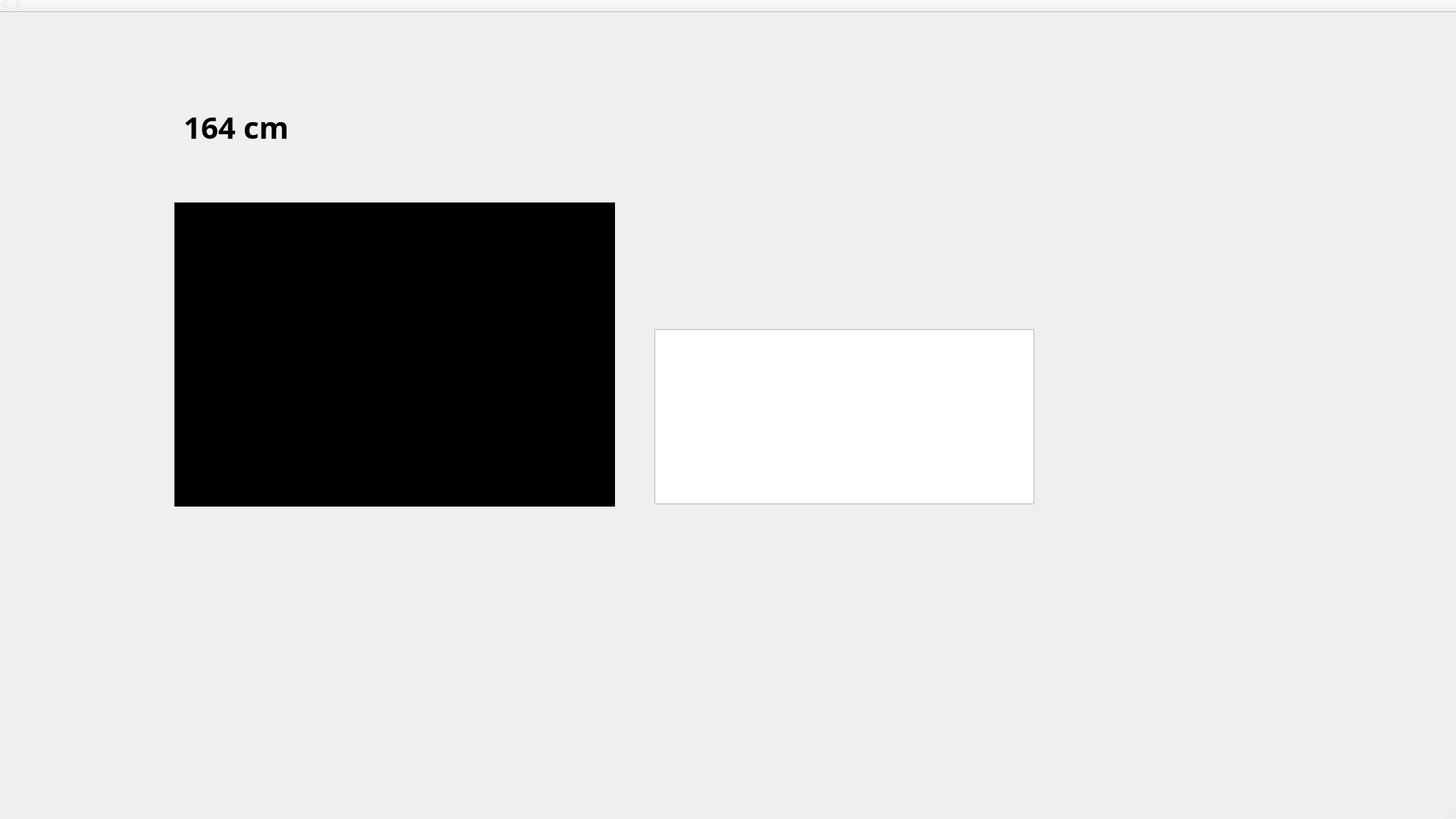
<?xml version="1.0" encoding="UTF-8"?>
<ui version="4.0">
 <class>MainWindow</class>
 <widget class="QMainWindow" name="MainWindow">
  <property name="geometry">
   <rect>
    <x>0</x>
    <y>0</y>
    <width>1920</width>
    <height>1080</height>
   </rect>
  </property>
  <property name="windowTitle">
   <string>MainWindow</string>
  </property>
  <property name="autoFillBackground">
   <bool>false</bool>
  </property>
  <property name="styleSheet">
   <string notr="true"/>
  </property>
  <widget class="QWidget" name="centralWidget">
   <widget class="QCustomPlot" name="velocityPlot" native="true">
    <property name="geometry">
     <rect>
      <x>860</x>
      <y>80</y>
      <width>501</width>
      <height>291</height>
     </rect>
    </property>
   </widget>
   <widget class="QCustomPlot" name="distancePlot" native="true">
    <property name="geometry">
     <rect>
      <x>230</x>
      <y>250</y>
      <width>581</width>
      <height>401</height>
     </rect>
    </property>
    <property name="styleSheet">
     <string notr="true">#distancePlot {
background-color: black
}</string>
    </property>
   </widget>
   <widget class="QLabel" name="distanceLabel">
    <property name="geometry">
     <rect>
      <x>170</x>
      <y>120</y>
      <width>211</width>
      <height>61</height>
     </rect>
    </property>
    <property name="font">
     <font>
      <family>Droid Sans</family>
      <pointsize>30</pointsize>
      <weight>75</weight>
      <bold>true</bold>
     </font>
    </property>
    <property name="text">
     <string>164 cm</string>
    </property>
    <property name="alignment">
     <set>Qt::AlignRight|Qt::AlignTrailing|Qt::AlignVCenter</set>
    </property>
   </widget>
   <widget class="QPlainTextEdit" name="consoleLog">
    <property name="geometry">
     <rect>
      <x>863</x>
      <y>417</y>
      <width>501</width>
      <height>231</height>
     </rect>
    </property>
    <property name="verticalScrollBarPolicy">
     <enum>Qt::ScrollBarAlwaysOff</enum>
    </property>
    <property name="horizontalScrollBarPolicy">
     <enum>Qt::ScrollBarAlwaysOff</enum>
    </property>
   </widget>
  </widget>
  <widget class="QMenuBar" name="menuBar">
   <property name="geometry">
    <rect>
     <x>0</x>
     <y>0</y>
     <width>1920</width>
     <height>25</height>
    </rect>
   </property>
  </widget>
  <widget class="QToolBar" name="mainToolBar">
   <attribute name="toolBarArea">
    <enum>TopToolBarArea</enum>
   </attribute>
   <attribute name="toolBarBreak">
    <bool>false</bool>
   </attribute>
  </widget>
  <widget class="QStatusBar" name="statusBar"/>
  <widget class="QToolBar" name="toolBar">
   <property name="windowTitle">
    <string>toolBar</string>
   </property>
   <attribute name="toolBarArea">
    <enum>TopToolBarArea</enum>
   </attribute>
   <attribute name="toolBarBreak">
    <bool>false</bool>
   </attribute>
  </widget>
 </widget>
 <layoutdefault spacing="6" margin="11"/>
 <customwidgets>
  <customwidget>
   <class>QCustomPlot</class>
   <extends>QWidget</extends>
   <header>qcustomplot.h</header>
   <container>1</container>
  </customwidget>
 </customwidgets>
 <resources/>
 <connections/>
</ui>
